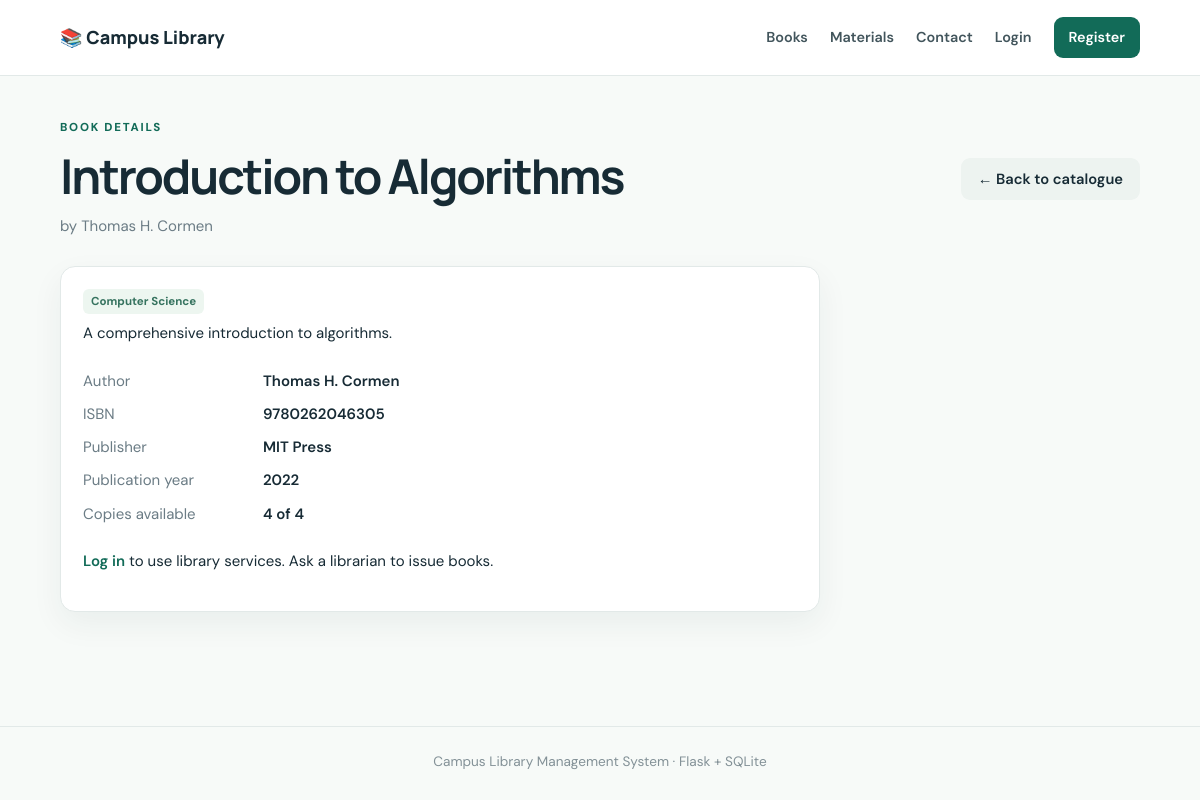
Screenshot of /books/1 with the database file from the repository.
### tables this page shows
CREATE TABLE books (
            id INTEGER PRIMARY KEY AUTOINCREMENT,
            title TEXT NOT NULL,
            author TEXT NOT NULL,
            isbn TEXT DEFAULT '',
            category TEXT DEFAULT '',
            publisher TEXT DEFAULT '',
            year INTEGER,
            total_copies INTEGER NOT NULL DEFAULT 1,
            available_copies INTEGER NOT NULL DEFAULT 1,
            description TEXT DEFAULT ''
        );

### app.py (the view)
@app.route("/books/<int:book_id>")
def book_detail(book_id):
    with get_db() as db:
        book = db.execute("SELECT * FROM books WHERE id=?", (book_id,)).fetchone()
    if not book:
        abort(404)
    return render_template("book_form.html", book=book, detail_only=True)

### app.py (called while the page is built)
def get_db():
    conn = sqlite3.connect(DB_PATH)
    conn.row_factory = sqlite3.Row
    conn.execute("PRAGMA foreign_keys = ON")
    return conn

def current_user():
    if "user_id" not in session:
        return None
    with get_db() as db:
        return db.execute("SELECT id,name,email,role,phone,department FROM users WHERE id=?", (session["user_id"],)).fetchone()

@app.context_processor
def inject_user():
    return {"logged_user": current_user(), "today": date.today().isoformat()}

### templates/book_form.html (shortened to what this page needs)
{% extends "base.html" %}{% block title %}{{ 'Book details' if detail_only else ('Edit book' if edit else 'Add book') }}{% endblock %}
{% block content %}
{% if detail_only %}<div class="page-head"><div><p class="eyebrow">BOOK DETAILS</p><h1>{{ book.title }}</h1><p class="muted">by {{ book.author }}</p></div><a class="button secondary" href="{{ url_for('books') }}">← Back to catalogue</a></div><div class="panel detail-panel"><span class="tag">{{ book.category or 'General' }}</span><p>{{ book.description or 'No description has been added for this book.' }}</p><dl class="detail-list"><dt>Author</dt><dd>{{ book.author }}</dd><dt>ISBN</dt><dd>{{ book.isbn or '—' }}</dd><dt>Publisher</dt><dd>{{ book.publisher or '—' }}</dd><dt>Publication year</dt><dd>{{ book.year or '—' }}</dd><dt>Copies available</dt><dd>{{ book.available_copies }} of {{ book.total_copies }}</dd></dl>{% if logged_user and logged_user.role == 'admin' %}<a class="button" href="{{ url_for('edit_book', book_id=book.id) }}">Edit book</a>{% elif not logged_user %}<p><a href="{{ url_for('login') }}">Log in</a> to use library services. Ask a librarian to issue books.</p>{% endif %}</div>
{% endif %}{% endblock %}

### static/style.css (style rules this page uses)
:root { --ink:#172b35;--muted:#6b7c85;--line:#e2e9e8;--paper:#f7faf8;--white:#fff;--green:#126b58;--green2:#dff4e9;--mint:#eaf5ef;--orange:#f2b66d;--red:#b64242;--shadow:0 12px 32px rgba(24,54,53,.06) }
* { box-sizing:border-box }
body { margin:0;background:var(--paper);color:var(--ink);font-family:'DM Sans',sans-serif;font-size:15px;line-height:1.55 }
h1,h2,h3,strong,.brand { font-family:Manrope,sans-serif }
h1 { font-size:clamp(2rem,4vw,3.15rem);line-height:1.12;letter-spacing:-.045em;margin:.2rem 0 .8rem }
p { margin:.5rem 0 1rem }
a { color:var(--green);text-decoration:none;font-weight:600 }
.eyebrow { font-size:.72rem;letter-spacing:.15em;font-weight:800;color:var(--green);margin:0 0 12px }
.searchbar button,button,.button { border:0;background:var(--green);color:#fff;border-radius:9px;padding:11px 17px;font:600 .92rem 'DM Sans',sans-serif;cursor:pointer;display:inline-flex;align-items:center;justify-content:center;gap:7px }
.button { white-space:nowrap }
.button.secondary { background:#edf3f0;color:var(--ink) }
.section-heading,.page-head,.panel-head { display:flex;justify-content:space-between;align-items:center;gap:18px }
.book-card,.panel,.stat,.quick-card,.material-card { background:white;border:1px solid var(--line);border-radius:15px;box-shadow:var(--shadow) }
.tag { display:inline-block;background:#edf6f0;color:#36735f;padding:4px 8px;border-radius:6px;font-size:.72rem;font-weight:700 }
.page-head { margin:8px 0 27px }
.page-head .muted { margin:0 }
.muted { color:var(--muted) }
.panel { padding:22px;margin:22px 0 }
.detail-panel { max-width:760px }
.detail-list { display:grid;grid-template-columns:170px 1fr;gap:10px;margin:24px 0 }
.detail-list dt { color:var(--muted) }
.detail-list dd { margin:0;font-weight:600 }
.detail-panel>p { max-width:650px }

### rows the page displays
books: title "Introduction to Algorithms", author "Thomas H. Cormen", category "Computer Science", description "A comprehensive introduction to algorithms.", isbn "9780262046305", publisher "MIT Press", year "2022", available_copies "4", total_copies "4"
